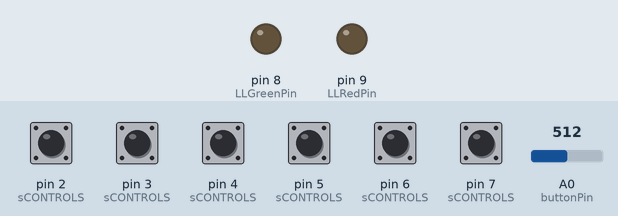
Bench run of a sketch on a simulated Arduino Leonardo, built with avr-gcc and run on an emulated ATmega32U4. On the bench: output pins drawn as LEDs (lit = HIGH). Inputs (shaded band) come from the test bench; at power-on: pin 2 (sCONTROLS), pin 3 (sCONTROLS), pin 4 (sCONTROLS), pin 5 (sCONTROLS), pin 6 (sCONTROLS), pin 7 (sCONTROLS) HIGH, A0 (buttonPin) = 512. USB keyboard and mouse output is not drawn.

Above: at 0.05 s.
At 1.2 s:
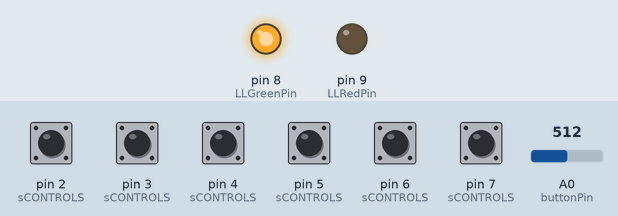
1.3 s: pin 2 (sCONTROLS) pulled LOW for 0.15 s
At 1.4 s:
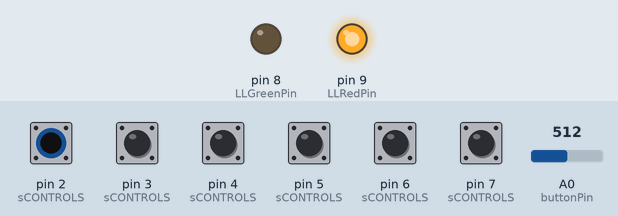
Timing chart, 0 to 4.3 s (numbered marks = the images above; inputs shaded):
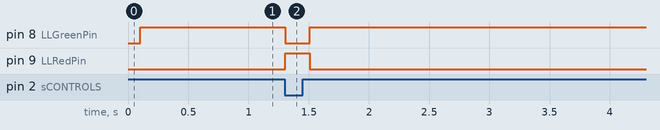

The sketch:

KSPUSB.ino
```cpp
#include <Keyboard.h>

// Presses keys based on switch and button activation
// all inputs should be debounced!

// Switches
struct sCONTROL {
  // switch interface
  bool status;  // if it's on
  byte pin;     // digital for switches
  byte key;     // keyboard key
};
typedef struct sCONTROL sCONTROLRecord;

// ASCII keys here: http://www.asciitable.com/
// https://wiki.kerbalspaceprogram.com/wiki/Key_bindings
const int numberOfSwitches = 6;
sCONTROLRecord sCONTROLS[numberOfSwitches] = {
  {false, 2, 0},   // Launch Lock - NO KEY, TRUE PREVENTS STAGE
  {false, 3, 116}, // SAS
  {false, 4, 114}, // RCS
  {false, 5, 98},  // Breaks
  {false, 6, 103}, // Gear
  {false, 7, 117}, // Lights
};

// Buttons
struct bCONTROL {
  // button interface
  bool status;        // if it's being pressed
  short lowerTrigger; // lower value for button trigger, e.g. 100 - 500 is the Stage button
  short upperTrigger; // upper value for button trigger
  byte key;           // keyboard key
};
typedef struct bCONTROL bCONTROLRecord;

#define buttonPin A0
// !    change trigger ranges   !
byte numberOfButtons = 6;
bCONTROLRecord bCONTROLS[6] = {
  {false, 14, 16, 32}, // Stage
  {false, 19, 21, 49}, // Action group 1
  {false, 22, 24, 50}, // Action group 2
  {false, 27, 30, 51}, // Action group 3
  {false, 33, 36, 52}, // Action group 4
  {false, 38, 42, 8},  // Abort
};

// LEDs
const byte LLGreenPin = 8;
const byte LLRedPin = 9;

void setup() {
  // Button pin
  // pullup resistor so it goes high unless connected to ground, CHECK IT CAN HANDLE ALL THESE !!!
  pinMode(buttonPin, INPUT_PULLUP); // for buttons

  // Switch pins
  for(byte i = 0; i < numberOfSwitches; i++){
    pinMode(sCONTROLS[i].pin, INPUT_PULLUP);
  }

  // Interfacing
  Serial.begin(9600); // debug
  Keyboard.begin();

  // LEDs
  pinMode(LLGreenPin, OUTPUT);
  pinMode(LLRedPin, OUTPUT);
}

void loop() {
  delay(100); // stops accidental multi printing due to small voltage dips

  // check all switches
  for(byte i = 0; i < numberOfSwitches; i++){
    sCheckControl(i, sCONTROLS[i]);
  }

  // check all buttons
  short pinVal = analogRead(buttonPin);
  for(byte i = 0; i < numberOfButtons; i++){
    bCheckControl(i, pinVal, bCONTROLS[i]);
    // anytime the value is outside all of the ranges it will be ignored
  }

  // set led states
  // (outside input loops just for tidiness)
  if (sCONTROLS[0].status == true) {
    // if LL is on (can't launch) show red
    digitalWrite(LLRedPin, HIGH);
    digitalWrite(LLGreenPin, LOW);

//    Serial.println("LL is on!"); // debug
  } else {
    digitalWrite(LLRedPin, LOW);
    digitalWrite(LLGreenPin, HIGH);

//    Serial.println("LL is off!"); // debug
  }
}

void sCheckControl(byte index, sCONTROL thisSwitch){
  // checks value of pin and compares to status, sends key
  bool switchVal = digitalRead(thisSwitch.pin) == false; // input is opposite so we correct here

//  Serial.print(thisSwitch.pin); // debug
//  Serial.print(" ");
//  Serial.print(thisSwitch.status);
//  Serial.print(" :");
//  Serial.println(switchVal);

  if(switchVal == true && thisSwitch.status == false){ // activated and we don't already know
    Keyboard.write(thisSwitch.key); // press key
    sCONTROLS[index].status = true; // change status of switch to active

//    Serial.print("switch on: "); // debug
//    Serial.println(thisSwitch.key);

    if(thisSwitch.key == 98) {
      // for toggle breaks to work needs the mod https://github.com/severedsolo/DoubleTapBrakes/releases
      // requires pressing b again
      Keyboard.write(thisSwitch.key);
    }

  } else if (switchVal == false && thisSwitch.status == true){ // deactivated and we don't already know
    sCONTROLS[index].status = false; // has been disactivated
    Keyboard.write(thisSwitch.key); // press key

//    Serial.print("switch off: "); // debug
//    Serial.println(thisSwitch.key);

    if(thisSwitch.key == 98) {
      // for toggle breaks to work needs the mod https://github.com/severedsolo/DoubleTapBrakes/releases
      // requires pressing b again
      Keyboard.write(thisSwitch.key);
    }
  }
}

void bCheckControl(byte index, short pinVal, bCONTROL thisButton){
  // checks status of button and updates if necessary

  if(pinVal >= thisButton.lowerTrigger && pinVal <= thisButton.upperTrigger){
    // it's this button

    if(thisButton.status != true && (thisButton.key != 32 || sCONTROLS[0].status == false)){
      // activate and send keypress when this button isn't known as being pressed
      // not allowed to stage while LL is on/true

      bCONTROLS[index].status = true;

//      Serial.println(thisButton.key); // debug
//      Serial.println(": button pressed");

      Keyboard.write(thisButton.key);
    }

  } else {
    // it's not this button so deactivate
    bCONTROLS[index].status = false;
  }
}
```

Measured:
- after the input at 1.3 s, pin 8 (LLGreenPin): HIGH → LOW at once, → HIGH 0.20 s later; pin 9 (LLRedPin): LOW → HIGH at once, → LOW 0.20 s later
